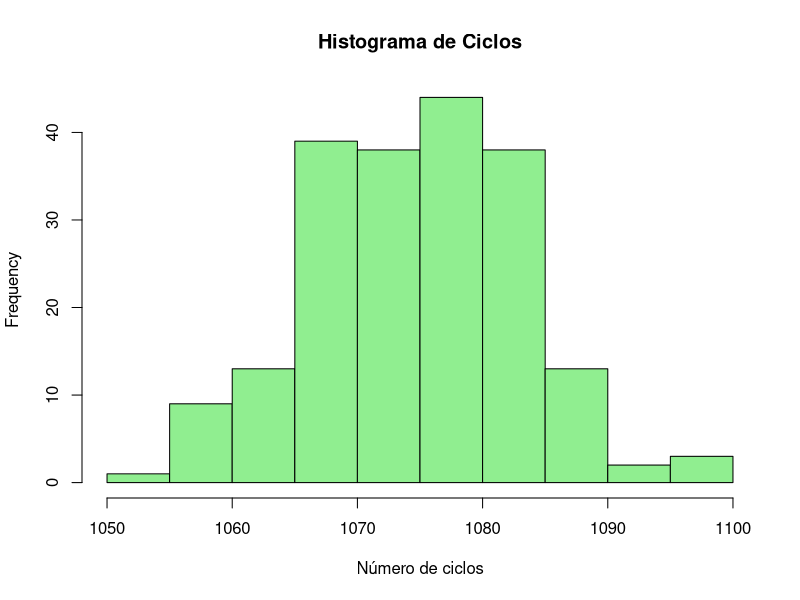
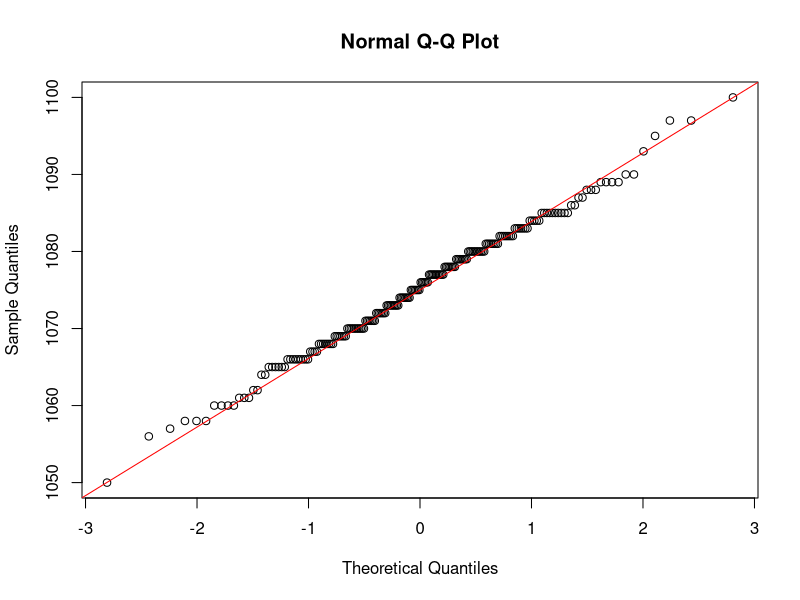
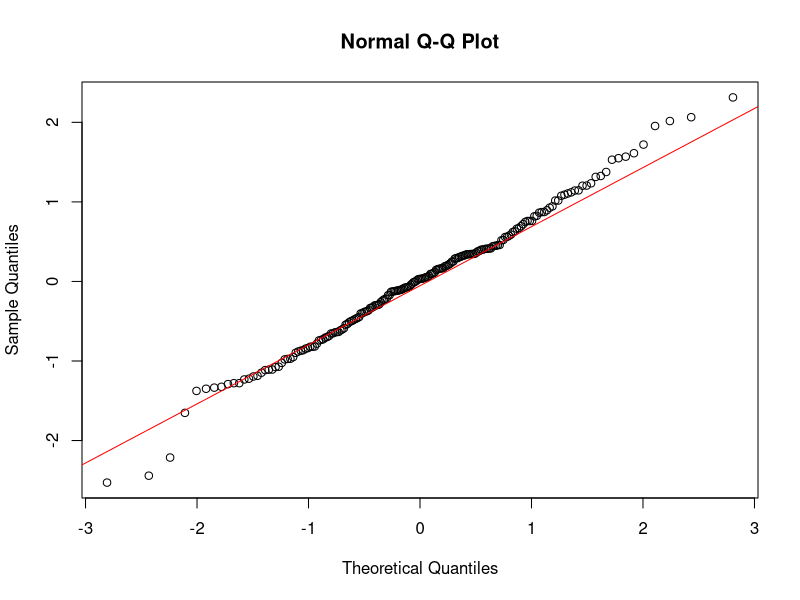
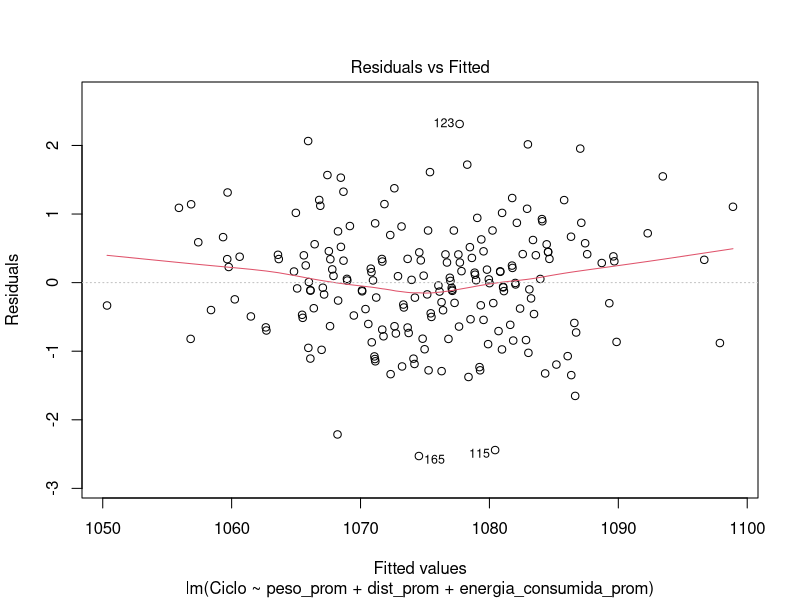
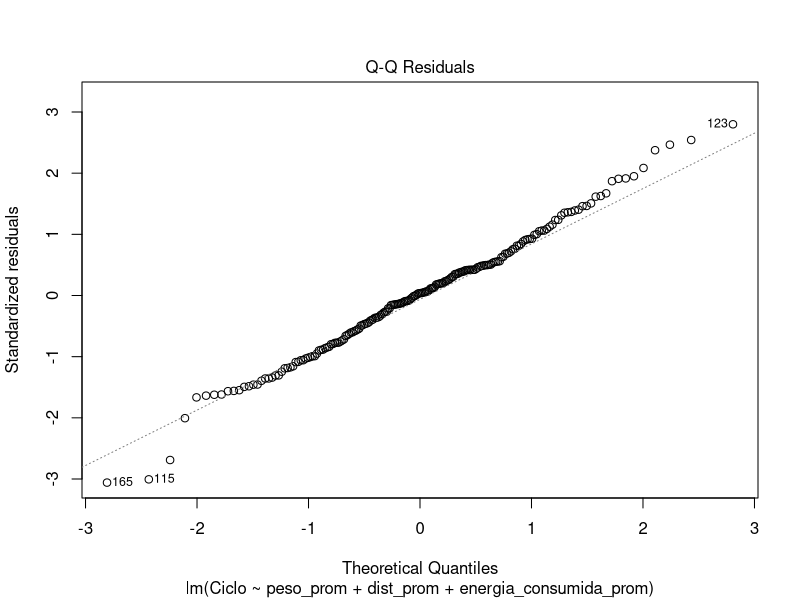
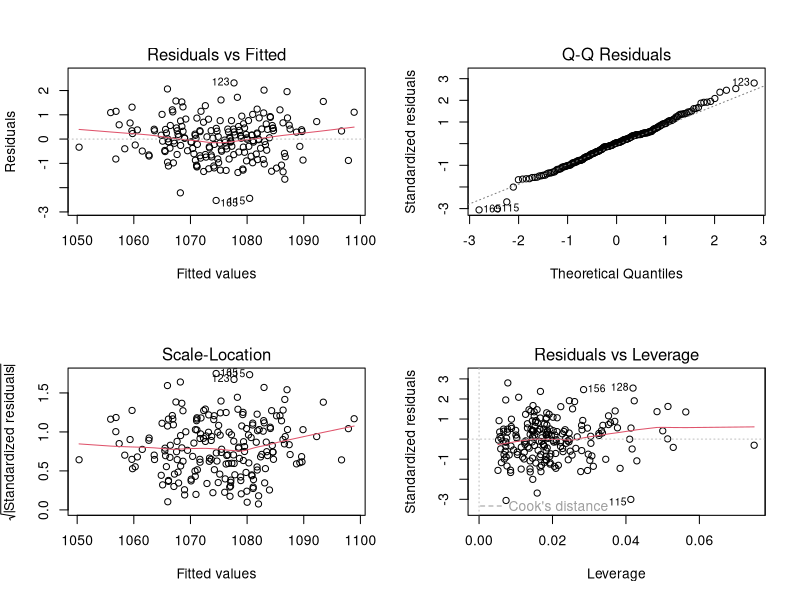
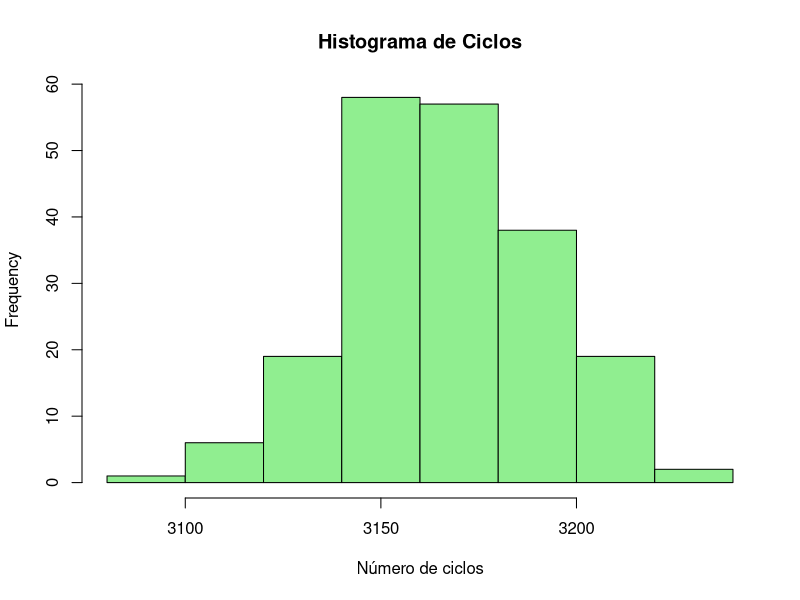
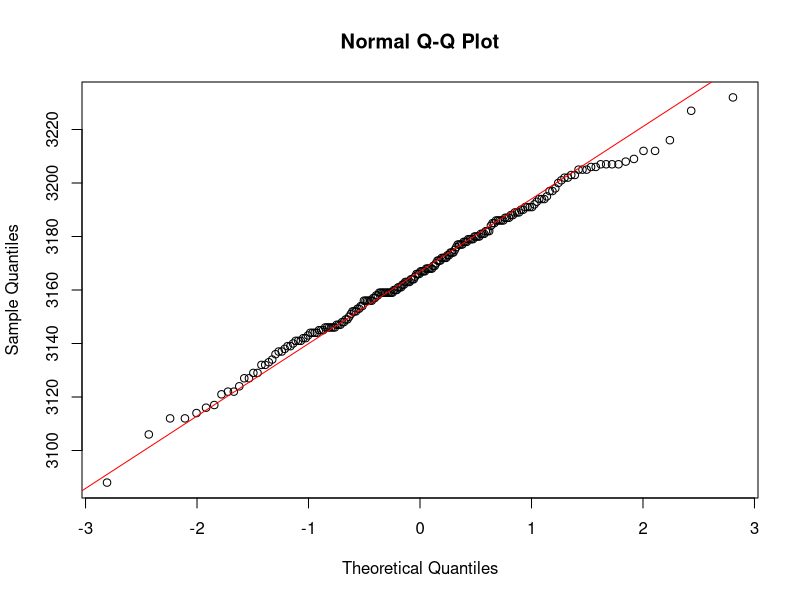

Recreate these plots in R, in order. (Note: this script raises an error after producing the figures.)
# =====================================================
# ANALISIS DE REGRESION Y SUPUESTOS DEL MODELO LINEAL
# =====================================================

# Cargar librerías necesarias
# lmtest: pruebas de independencia y homocedasticidad
# car: diagnóstico de multicolinealidad

library(lmtest)
library(car)

#Carga de semilla
set.seed(123)  

# =====================================================
# CASO 1: Distancia larga – Peso alto
# =====================================================

# Cargar datos
caso1 <- read.csv("data1.csv")

caso1$SOH. <- NULL

View(caso1)

round(cor(caso1), 2)
round(cor(caso1[, c("peso_prom","dist_prom","corriente_prom","temp_prom","energia_consumida_prom")]),2)
round(cor(caso1[, c("Ciclo","peso_prom","dist_prom","temp_prom")]),2)

# Histograma
par(mfrow = c(1,1))
hist(caso1$Ciclo,
     main = "Histograma de Ciclos",
     xlab = "Número de ciclos",
     col = "lightgreen")

# Normalidad visual
qqnorm(caso1$Ciclo)
qqline(caso1$Ciclo, col = "red")

# Pruebas de normalidad
shapiro.test(caso1$Ciclo)

ciclo <- caso1$Ciclo
ks.test(ciclo, "pnorm", mean = mean(ciclo), sd = sd(ciclo))

# Modelo1 de regresión 
modelo1 <- lm(Ciclo ~ peso_prom + dist_prom + corriente_prom + temp_prom + energia_consumida_prom, data = caso1)
summary(modelo1)

# Multicolinealidad (Factor de Inflación de Varianza)
vif(modelo1)

# Modelo2 de regresión
modelo2 <- lm(Ciclo ~ peso_prom + dist_prom + energia_consumida_prom, data = caso1)
summary(modelo2)

# Multicolinealidad (Factor de Inflación de Varianza)
vif(modelo2)

# Modelo3 de regresión
modelo3 <- lm(Ciclo ~ peso_prom + dist_prom, data = caso1)
summary(modelo2)

# Multicolinealidad (Factor de Inflación de Varianza)
vif(modelo3)

#Verificamos cual es el modelo optimo
AIC(modelo1,modelo2,modelo3)


# Obtención de residuos del modelo
res <- residuals(modelo2)

# Normalidad de los errores (gráfico y prueba)
qqnorm(res)
qqline(res, col = "red")
shapiro.test(res)

# Linealidad y homocedasticidad (residuos vs ajustados)
plot(modelo2, which = 1)

# Normalidad de los residuos (Q-Q del modelo)
plot(modelo2, which = 2)

# Gráficos diagnósticos completos del modelo
par(mfrow = c(2,2))
plot(modelo2)

# Independencia de los errores (Durbin-Watson)
dwtest(modelo2)

# Homocedasticidad (Breusch-Pagan)
bptest(modelo2)

Anova(modelo2)

# =====================================================
# CASO 2: Distancia corta – Peso alto
# =====================================================

# Cargar datos
caso2 <- read.csv("data2.csv")

caso2$SOH. <- NULL

View(caso2)

round(cor(caso2), 2)
round(cor(caso2[, c("peso_prom","dist_prom","corriente_prom","temp_prom","energia_consumida_prom")]),2)
round(cor(caso2[, c("Ciclo","peso_prom","dist_prom","temp_prom")]),2)

# Histograma
par(mfrow = c(1,1))
hist(caso2$Ciclo,
     main = "Histograma de Ciclos",
     xlab = "Número de ciclos",
     col = "lightgreen")

# Normalidad visual
qqnorm(caso2$Ciclo)
qqline(caso2$Ciclo, col = "red")

# Pruebas de normalidad
shapiro.test(caso2$Ciclo)

ciclo <- caso2$Ciclo
ks.test(ciclo, "pnorm", mean = mean(ciclo), sd = sd(ciclo))

# Modelo1 de regresión 
modelo1 <- lm(Ciclo ~ peso_prom + dist_prom + corriente_prom + temp_prom + energia_consumida_prom, data = caso2)
summary(modelo1)

# Multicolinealidad (Factor de Inflación de Varianza)
vif(modelo1)

# Modelo2 de regresión
modelo2 <- lm(Ciclo ~ peso_prom + dist_prom, data = caso2)
summary(modelo2)

# Multicolinealidad (Factor de Inflación de Varianza)
vif(modelo2)

#Verificamos cual es el modelo optimo
AIC(modelo1,modelo2)

# Obtención de residuos del modelo
res <- residuals(modelo2)

# Normalidad de los errores (gráfico y prueba)
qqnorm(res)
qqline(res, col = "red")
shapiro.test(res)

# Linealidad y homocedasticidad (residuos vs ajustados)
plot(modelo2, which = 1)

# Normalidad de los residuos (Q-Q del modelo)
plot(modelo2, which = 2)

# Gráficos diagnósticos completos del modelo
par(mfrow = c(2,2))
plot(modelo2)

# Independencia de los errores (Durbin-Watson)
dwtest(modelo2)

# Homocedasticidad (Breusch-Pagan)
bptest(modelo2)

Anova(modelo2)

# =====================================================
# CASO 3: Distancia corta – Peso bajo
# =====================================================

# Cargar datos
caso3 <- read.csv("data3.csv")

caso3$SOH. <- NULL

View(caso3)

round(cor(caso3), 2)
round(cor(caso3[, c("peso_prom","dist_prom","corriente_prom","temp_prom","energia_consumida_prom")]),2)
round(cor(caso3[, c("Ciclo","peso_prom","dist_prom","temp_prom")]),2)

# Histograma
par(mfrow = c(1,1))
hist(muestra$Ciclo,
     main = "Histograma de Ciclos",
     xlab = "Número de ciclos",
     col = "lightgreen")

# Normalidad visual
qqnorm(caso3$Ciclo)
qqline(caso3$Ciclo, col = "red")

# Pruebas de normalidad
shapiro.test(caso3$Ciclo)

ciclo <- caso3$Ciclo
ks.test(ciclo, "pnorm", mean = mean(ciclo), sd = sd(ciclo))

# Modelo1 de regresión 
modelo1 <- lm(Ciclo ~ peso_prom + dist_prom + corriente_prom + temp_prom + energia_consumida_prom, data = caso3)
summary(modelo1)

# Multicolinealidad (Factor de Inflación de Varianza)
vif(modelo1)

# Modelo2 de regresión 
modelo2 <- lm(Ciclo ~ peso_prom + dist_prom + corriente_prom + energia_consumida_prom, data = caso3)
summary(modelo2)

# Multicolinealidad (Factor de Inflación de Varianza)
vif(modelo2)

# Modelo3 de regresión 
modelo3 <- lm(Ciclo ~ peso_prom + dist_prom + energia_consumida_prom, data = caso3)
summary(modelo3)

# Multicolinealidad (Factor de Inflación de Varianza)
vif(modelo3)

# Modelo4 de regresión
modelo4 <- lm(Ciclo ~ peso_prom + dist_prom, data = caso3)
summary(modelo4)

# Multicolinealidad (Factor de Inflación de Varianza)
vif(modelo4)

#Verificamos cual es el modelo optimo
AIC(modelo1,modelo2,modelo3,modelo4)

# Obtención de residuos del modelo
res <- residuals(modelo2)

# Normalidad de los errores (gráfico y prueba)
qqnorm(res)
qqline(res, col = "red")
shapiro.test(res)

# Linealidad y homocedasticidad (residuos vs ajustados)
plot(modelo2, which = 1)

# Normalidad de los residuos (Q-Q del modelo)
plot(modelo2, which = 2)

# Gráficos diagnósticos completos del modelo
par(mfrow = c(2,2))
plot(modelo2)

# Independencia de los errores (Durbin-Watson)
dwtest(modelo2)

# Homocedasticidad (Breusch-Pagan)
bptest(modelo2)

Anova(modelo2)


# =====================================================
# PRUEBA
# =====================================================

# Cargar datos
caso1 <- read.csv("datadato1.csv")

caso1$SOH. <- NULL

#View(caso1)

round(cor(caso1), 2)
round(cor(caso1[, c("peso_prom","dist_prom","corriente_prom","temp_prom")]),2)
round(cor(caso1[, c("Ciclo","peso_prom","dist_prom","temp_prom")]),2)

# Histograma
par(mfrow = c(1,1))
hist(caso1$Ciclo,
     main = "Histograma",
     xlab = "Número de Viajes",
     col = "lightgrey")

# Normalidad visual
qqnorm(caso1$Ciclo)
qqline(caso1$Ciclo, col = "red")

# Pruebas de normalidad
shapiro.test(caso1$Ciclo)

# Modelo1 de regresión 
modelo1 <- lm(Ciclo ~ peso_prom + dist_prom + corriente_prom + temp_prom, data = caso1)
summary(modelo1)

# Multicolinealidad (Factor de Inflación de Varianza)
vif(modelo1)

# Modelo2 de regresión
modelo2 <- lm(Ciclo ~ peso_prom + dist_prom + temp_prom, data = caso1)
summary(modelo2)

# Multicolinealidad (Factor de Inflación de Varianza)
vif(modelo2)

# Modelo3 de regresión
modelo3 <- lm(Ciclo ~ peso_prom + dist_prom, data = caso1)
summary(modelo3)

# Multicolinealidad (Factor de Inflación de Varianza)
vif(modelo3)

#Verificamos cual es el modelo optimo
AIC(modelo1,modelo2,modelo3)

modelo <- modelo3

# Obtención de residuos del modelo
res <- residuals(modelo)

# Normalidad de los errores (gráfico y prueba)
qqnorm(res)
qqline(res, col = "red")
shapiro.test(res)
par(mfrow = c(1,1))
# Linealidad y homocedasticidad (residuos vs ajustados)
plot(modelo, which = 1)

# Normalidad de los residuos (Q-Q del modelo)
plot(modelo, which = 2)

# Gráficos diagnósticos completos del modelo
plot(modelo)

# Independencia de los errores (Durbin-Watson)
dwtest(modelo)

# Homocedasticidad (Breusch-Pagan)
bptest(modelo)

Anova(modelo)

